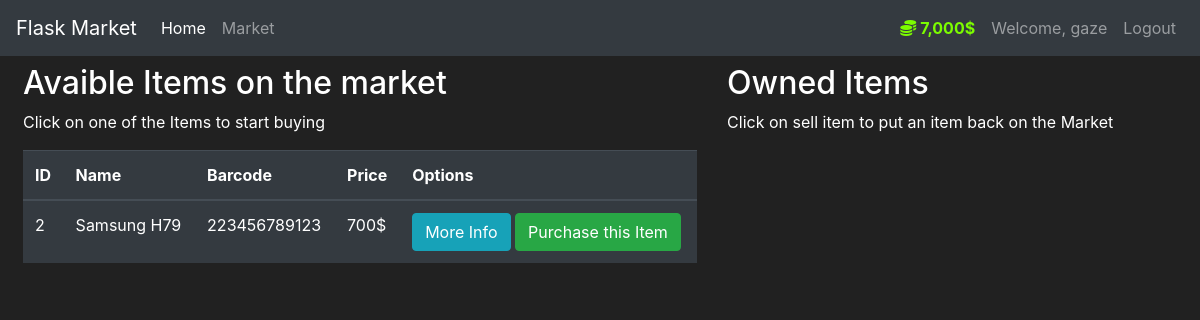
Before: /market (signed in) with the older database file.
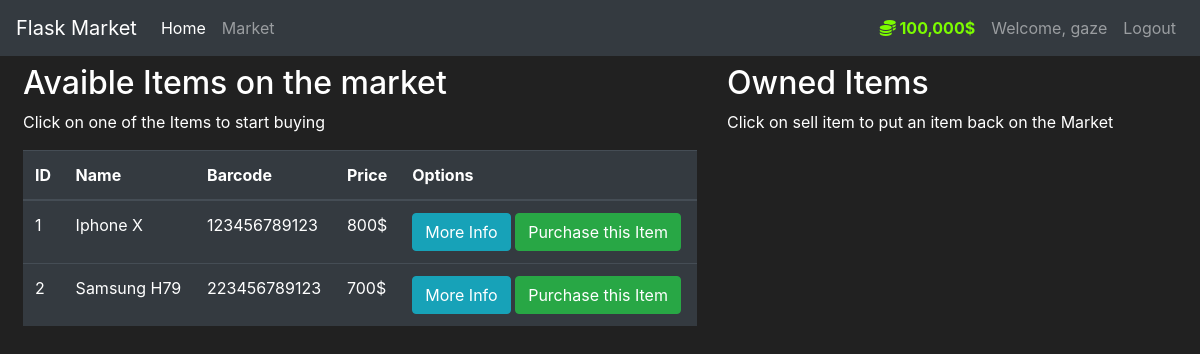
After: the same page with the newer database file.
### market/models.py (models this page shows, shortened)
class User(db.Model, UserMixin):
    id = db.Column(db.Integer(), primary_key=True)
    username = db.Column(db.String(length=30), nullable=False, unique=True)
    email_address = db.Column(db.String(length=50), nullable=False, unique=True)
    password_hash = db.Column(db.String(length=60), nullable=False)
    budget = db.Column(db.Integer(), nullable=False, default=7000)
    item = db.relationship('Item', backref='owned_user', lazy=True)
    @property
    def prettier_budget(self):
        if len(str(self.budget)) >= 4:
            return f"{str(self.budget)[:-3]},{str(self.budget)[-3:]}$"
        else:
            return f"{self.budget}$"
    @property
    def password(self):
        return self.password

class Item(db.Model, UserMixin):
    id = db.Column(db.Integer(), primary_key=True)
    name = db.Column(db.String(length=30), nullable=False, unique=True)
    price = db.Column(db.Integer(), nullable=False)
    barcode = db.Column(db.String(length=12), nullable=False, unique=True)
    description = db.Column(db.String(length=1024), nullable=False, unique=True)
    owner = db.Column(db.Integer(), db.ForeignKey('user.id'))

### market/routes.py (the view, shortened to what this page needs)
@app.route("/market", methods=['GET', 'POST'])
@login_required
def market_page():
  purchase_form = PurchaseItemForm()
  if request.method == "GET":
    items = Item.query.filter_by(owner=None)
    return render_template('market.html', items = items, purchase_form = purchase_form)

### market/models.py (called while the page is built)
@LoginManager.user_loader
def load_user(user_id):
    return User.query.get(int(user_id))

### market/templates/market.html (shortened to what this page needs)
{% extends 'base.html' %}
{% block content %}
<div class="row mt-2 ml-2">
   <div class="col-7">
    <h2>Avaible Items on the market</h2>
    <p>Click on one of the Items to start buying</p>
      <table class="table table-hover table-dark">
         <thead>
            <tr>
               <th scope="col">ID</th>
               <th scope="col">Name</th>
               <th scope="col">Barcode</th>
               <th scope="col">Price</th>
               <th scope="col">Options</th>
            </tr>
         </thead>
         <tbody>
            {% for item in items %}
            <tr>
               <td>{{ item['id'] }}</td>
               <td>{{ item['name'] }}</td>
               <td>{{ item.barcode }}</td>
               <td>{{ item.price }}$</td>
               <td>
                  <button class="btn btn-outline btn-info" data-toggle="modal" data-target="#Modal-MoreInfo-{{ item.id }}">More Info</button>
                  <button class="btn btn-outline btn-success" data-toggle="modal" data-target="#Modal-PurchaseConfirm-{{ item.id }}">Purchase this Item</button>
               </td>
            </tr>
            {% endfor %}
         </tbody>
      </table>
   </div>
   <div class="col-5">
    <h2>Owned Items</h2>
    <p>Click on sell item to put an item back on the Market</p>
   </div>
</div>
{% endblock %}

### market/templates/base.html (shortened to what this page needs)
<!doctype html>
<html lang="en">
   <head>
      <link rel="stylesheet" href="https://cdn.jsdelivr.net/npm/bootstrap@4.5.3/dist/css/bootstrap.min.css">
      <link rel="stylesheet" href="../static/style.css">
   </head>
   <body>
    <nav class="navbar navbar-expand-md navbar-dark bg-dark">
      <a class="navbar-brand" href="#">Flask Market</a>
      <div class="collapse navbar-collapse" id="navbarNav">
        <ul class="navbar-nav mr-auto">
            <li class="nav-item active">
                <a class="nav-link" href="{{ url_for('home_page') }}">Home <span class="sr-only">(current)</span></a>
            </li>
            <li class="nav-item">
                <a class="nav-link" href="{{ url_for('market_page') }}">Market</a>
            </li>
        </ul>
        {% if current_user.is_authenticated %}
        <ul class="navbar-nav">
          <li class="nav-item">
              <a class="nav-link" style="color: lawngreen; font-weight: bold;">
                <i class="fas fa-coins"></i>
                {{ current_user.prettier_budget }}
              </a>
          </li>
          <li class="nav-item">
              <a class="nav-link">Welcome, {{current_user.username}}</a>
          </li>
          <li class="nav-item">
              <a class="nav-link" href="{{ url_for('logout_page') }}">Logout</a>
          </li>
        </ul>
        {% endif %}
      </div>
    </nav>
      {% block content %}
      {% endblock %}
   </body>
</html>

### market/static/style.css (style rules this page uses)
body { background-color: #212121; color: white }

Changed rows visible on the page:
changed User "gaze": prettier_budget "7,000$" → "100,000$"
now on this page (row edited): Item: id "1", name "Iphone X", barcode "123456789123", price "800"
